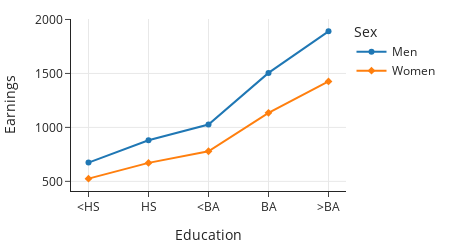

Notebook code for this chart:
### Markdown cell above
This plot is much better, we can more easily compare the earnings of men and women for each level of education.
However, we can make this difference even more clear using vertical alignment.
Instead of bars, we use dots that align vertically for each education level.

### Code cell
px.line(earn, x='educ', y='income', symbol='gender', color='gender',
        labels=labels, width=450, height=250)

### Figure 1 — Plotly figure (JSON) as saved in the notebook; plotly's stock layout.template omitted (floating-point values rounded to 4 significant figures)
{"data": [{"hovertemplate": "Sex=Men<br>Education=%{x}<br>Earnings=%{y}<extra></extra>", "legendgroup": "Men", "line": {"color": "#1F77B4", "dash": "solid"}, "marker": {"symbol": "circle"}, "mode": "markers+lines", "name": "Men", "orientation": "v", "showlegend": true, "type": "scatter", "x": ["<HS", "HS", "<BA", "BA", ">BA"], "xaxis": "x", "y": [674, 881, 1027, 1505, 1890], "yaxis": "y"}, {"hovertemplate": "Sex=Women<br>Education=%{x}<br>Earnings=%{y}<extra></extra>", "legendgroup": "Women", "line": {"color": "#FF7F0E", "dash": "solid"}, "marker": {"symbol": "diamond"}, "mode": "markers+lines", "name": "Women", "orientation": "v", "showlegend": true, "type": "scatter", "x": ["<HS", "HS", "<BA", "BA", ">BA"], "xaxis": "x", "y": [525, 671, 779, 1135, 1426], "yaxis": "y"}], "layout": {"height": 250, "legend": {"title": {"text": "Sex"}, "tracegroupgap": 0}, "width": 450, "xaxis": {"anchor": "y", "autorange": true, "domain": [0, 1], "range": [-0.2917, 4.292], "title": {"text": "Education"}, "type": "category"}, "yaxis": {"anchor": "x", "autorange": true, "domain": [0, 1], "range": [410.8, 2004.0], "title": {"text": "Earnings"}, "type": "linear"}}}
